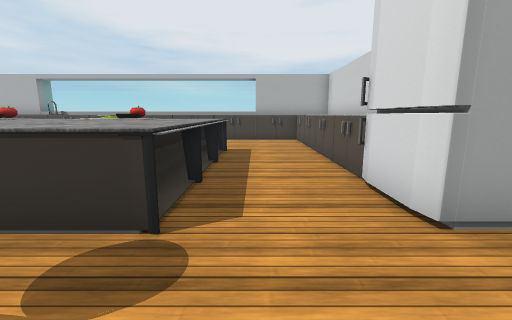
[1] (above)

21 first-person views from a walk through a Unity game level. The camera is 1.2 m above the floor, tilts 10° down and sees 90° across. The floor is counted in squares, 1 m on a side. Each view is taken from the middle of a square. On the plan, view 1 faces up. The plan holds only what a view shows up to about 12 squares ahead; the rest is blank. The place goes on beyond the plan. The player is left out. Door leaves are left out, so doorways stand open. Some surface patterns are stand-ins.

[2]
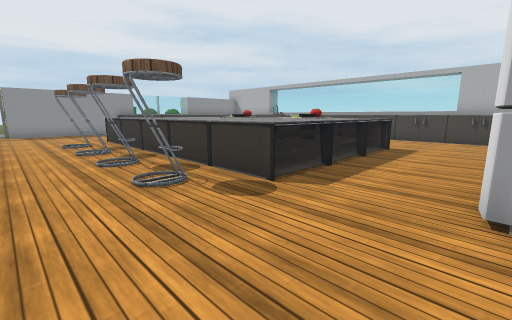

[3]
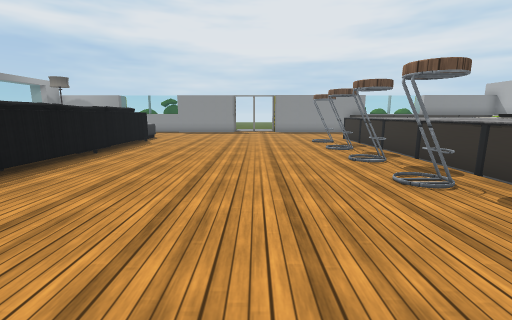

[4]
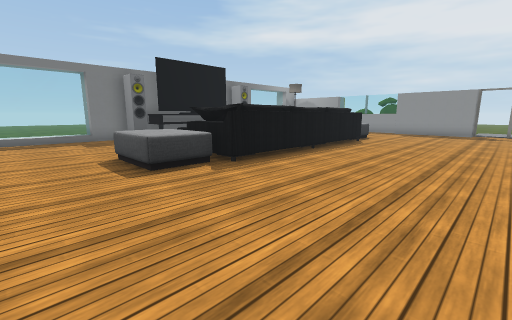

[5]
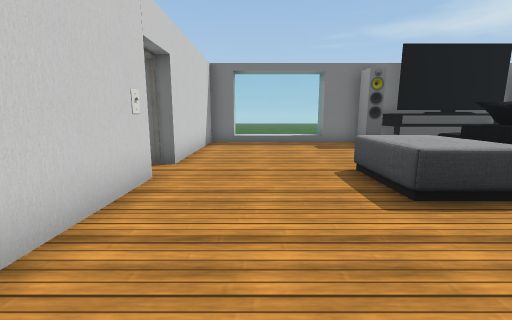

[6]
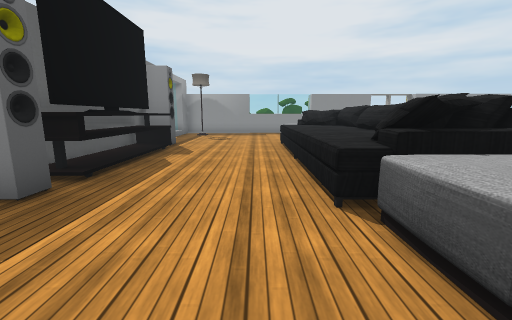

[7]
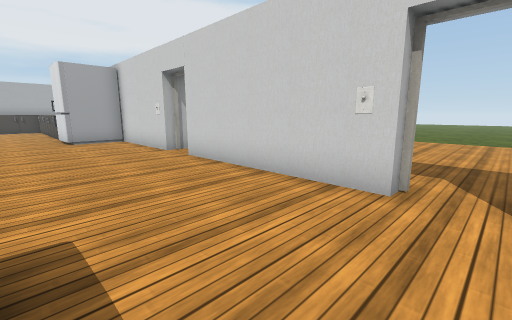

[8]
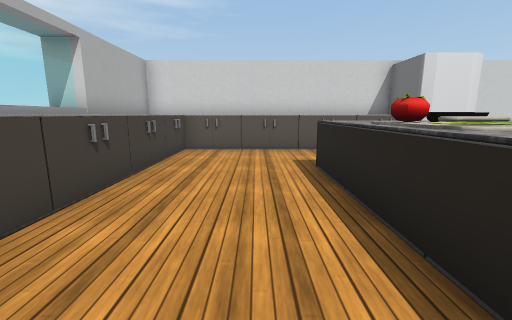

[9]
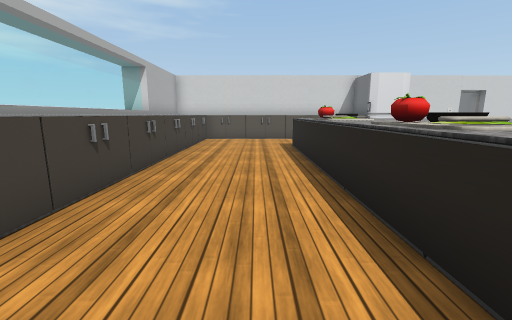

[10]
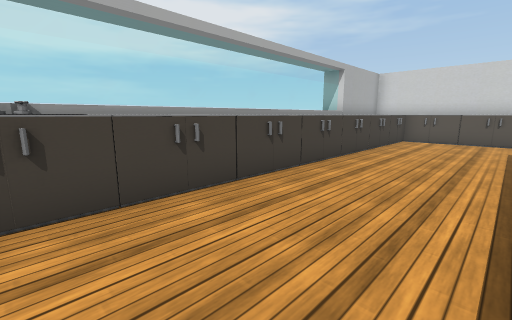

[11]
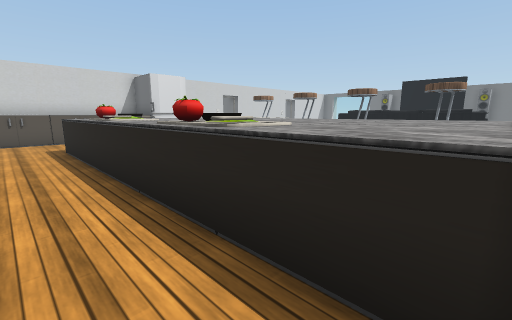

[12]
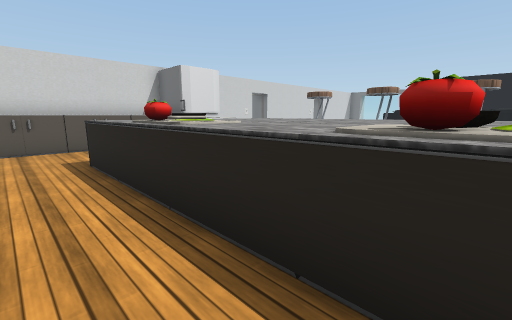

[13]
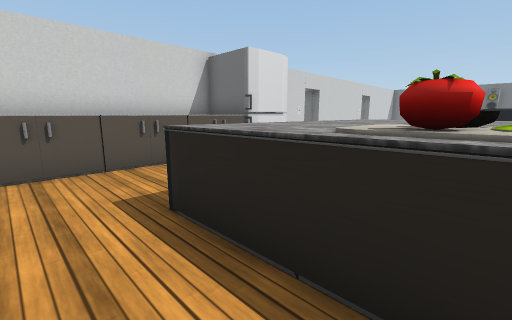

[14]
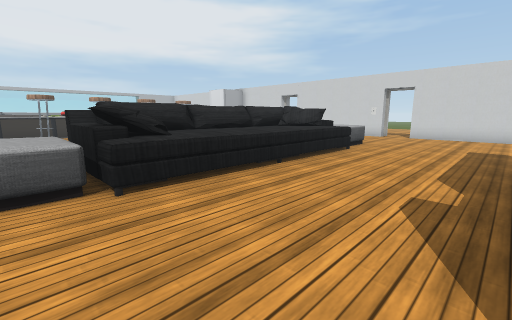

[15]
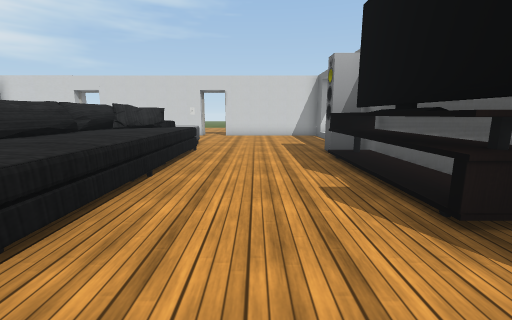

[16]
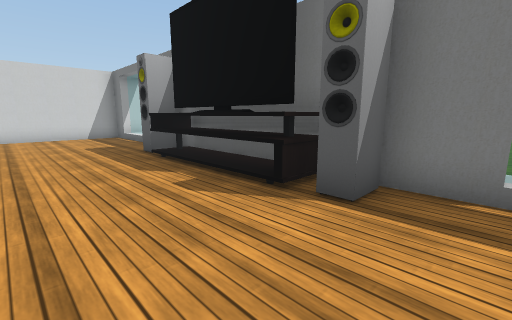

[17]
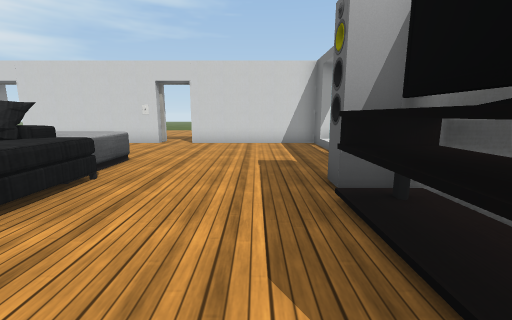

[18]
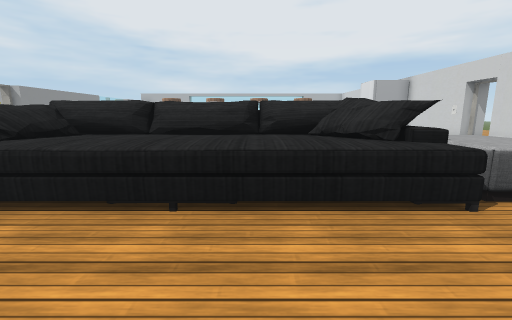

[19]
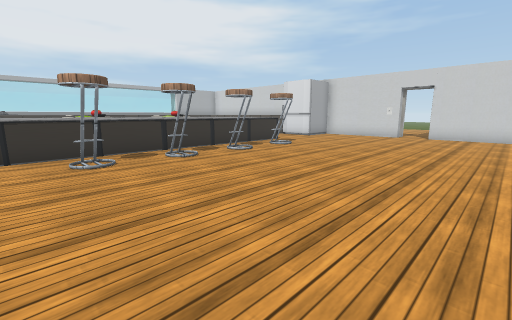

[20]
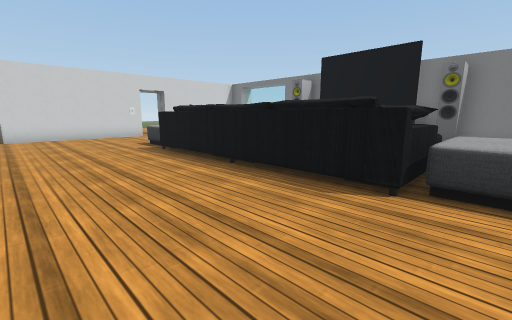

[21]
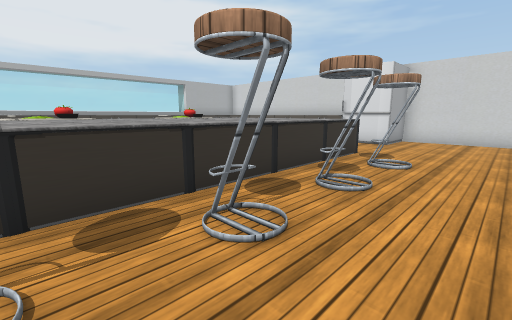

### Floor plan
Points are (right, up) in squares from view 1. A wall is a line through its corners. A room is listed if a view was taken in it or the views show most of it. See-through windows are left out.
Room 1 (views 1, 2, 3, 4, 5, 6, 7, 8, 9, 10, 11, 12, 13, 14, 15, 16, 17, 18, 19, 20, 21)
walls: (4, -1.7) (4, 2.8); (4, 4.4) (4, 14.5) (-11, 14.5); (4, -8.8) (4, -3); (-3, -15.2) (-3, -14.3) (-2.4, -14.3) (-2.4, -15.2); (-9.6, -14.3) (-9, -14.3); (-9.6, -15.2) (-9.6, -14.3) (-9, -14.4) (-9, -15.2); (3, -15.5) (4, -15.5) (4, -10.2); (-11.1, -15.5) (-1, -15.5)
ways out: open door at (4.3, -2.3); open door at (4.5, -9.5)
objects: other object (-11, -10) to (-10, -7); other object (-11, 3) to (-10, 4); other object (-11, 5) to (-9, 6); other object (-11, 7) to (-10, 8); other object (-11, 13) to (-11, 14); stool (-10, 1) to (-9, 1); cabinet (-10, 13) to (-8, 14); other object (-9, -10) to (-3, -7); other object (-9, 3) to (-7, 4); other object (-9, 7) to (-7, 8); other object (-8, -14) to (-4, -14); other object (-8, 5) to (-8, 6); stool (-7, 1); other object (-7, 5) to (-5, 6); cabinet (-7, 13) to (-6, 14); other object (-6, 3) to (-6, 4); other object (-6, 7) to (-6, 8); stool (-5, 1); other object (-5, 3) to (-3, 4); other object (-5, 7) to (-3, 8); cabinet (-5, 13) to (-4, 14); other object (-4, 5) to (-4, 6); stool (-3, 1) to (-2, 1); other object (-3, 5) to (-1, 6); cabinet (-3, 13) to (-2, 14); other object (-2, -10) to (0, -7); other object (-2, 3) to (-1, 4); other object (-2, 7) to (-1, 8); cabinet (-1, 13) to (0, 14); cabinet (1, 13) to (1, 14); fridge (2, 3) to (3, 4); cabinet (2, 5) to (3, 6); cabinet (2, 7) to (3, 8); cabinet (2, 9) to (3, 10); cabinet (2, 11) to (3, 12); other object (4, -8); other object (4, -1)

Where each view was taken, in squares from view 1:
view 1: 0 up, 0 right, facing up
view 2: 1 down, 2 right, facing up-left
view 3: 2 down, 2 right, facing left
view 4: 2 down, 2 right, facing down-left
view 5: 4 down, 2 right, facing down
view 6: 11 down, 1 right, facing left
view 7: 10 down, 0 right, facing up-right
view 8: 10 up, 7 left, facing right
view 9: 10 up, 11 left, facing right
view 10: 9 up, 11 left, facing up-right
view 11: 10 up, 11 left, facing down-right
view 12: 10 up, 8 left, facing down-right
view 13: 10 up, 4 left, facing down-right
view 14: 14 down, 11 left, facing up-right
view 15: 12 down, 11 left, facing right
view 16: 11 down, 11 left, facing down-right
view 17: 13 down, 7 left, facing right
view 18: 13 down, 5 left, facing up
view 19: 6 down, 11 left, facing up-right
view 20: 3 down, 11 left, facing down-right
view 21: 1 down, 9 left, facing up-right
